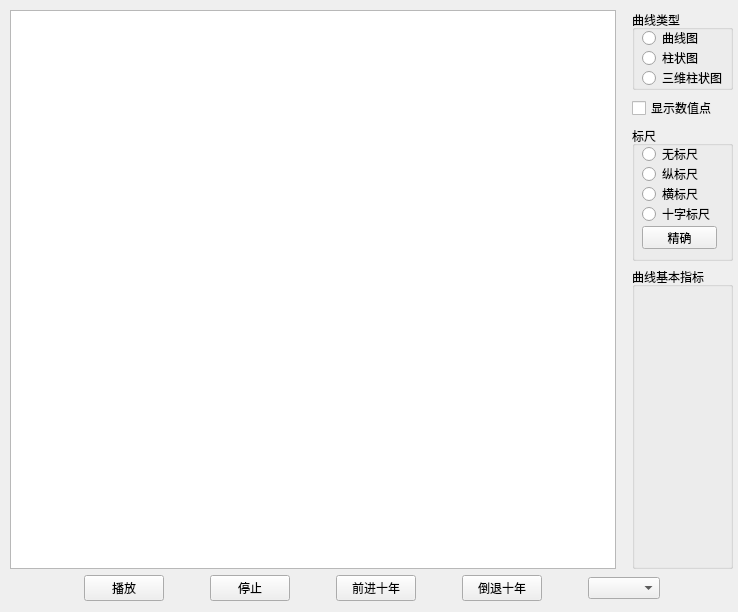
<?xml version="1.0" encoding="UTF-8"?>
<ui version="4.0">
 <class>LineType1</class>
 <widget class="QWidget" name="LineType1">
  <property name="geometry">
   <rect>
    <x>0</x>
    <y>0</y>
    <width>738</width>
    <height>612</height>
   </rect>
  </property>
  <property name="windowTitle">
   <string>Form</string>
  </property>
  <widget class="QWidget" name="verticalLayoutWidget">
   <property name="geometry">
    <rect>
     <x>0</x>
     <y>0</y>
     <width>743</width>
     <height>611</height>
    </rect>
   </property>
   <layout class="QVBoxLayout" name="verticalLayout_Main">
    <item>
     <widget class="QWidget" name="widget" native="true">
      <layout class="QVBoxLayout" name="verticalLayout_4">
       <property name="margin">
        <number>10</number>
       </property>
       <item>
        <layout class="QHBoxLayout" name="horizontalLayout_2" stretch="3,0">
         <item>
          <layout class="QVBoxLayout" name="verticalLayout_5" stretch="0">
           <property name="sizeConstraint">
            <enum>QLayout::SetDefaultConstraint</enum>
           </property>
           <property name="leftMargin">
            <number>0</number>
           </property>
           <property name="topMargin">
            <number>0</number>
           </property>
           <property name="rightMargin">
            <number>10</number>
           </property>
           <property name="bottomMargin">
            <number>0</number>
           </property>
           <item>
            <widget class="GraphView" name="graphicsView">
             <property name="sizePolicy">
              <sizepolicy hsizetype="Preferred" vsizetype="Expanding">
               <horstretch>0</horstretch>
               <verstretch>0</verstretch>
              </sizepolicy>
             </property>
             <property name="minimumSize">
              <size>
               <width>0</width>
               <height>0</height>
              </size>
             </property>
             <property name="verticalScrollBarPolicy">
              <enum>Qt::ScrollBarAlwaysOff</enum>
             </property>
             <property name="horizontalScrollBarPolicy">
              <enum>Qt::ScrollBarAlwaysOff</enum>
             </property>
             <property name="transformationAnchor">
              <enum>QGraphicsView::AnchorUnderMouse</enum>
             </property>
             <property name="resizeAnchor">
              <enum>QGraphicsView::NoAnchor</enum>
             </property>
             <property name="viewportUpdateMode">
              <enum>QGraphicsView::SmartViewportUpdate</enum>
             </property>
            </widget>
           </item>
          </layout>
         </item>
         <item>
          <layout class="QVBoxLayout" name="verticalLayout_6">
           <item>
            <widget class="QGroupBox" name="groupBox_3">
             <property name="sizePolicy">
              <sizepolicy hsizetype="Minimum" vsizetype="Fixed">
               <horstretch>0</horstretch>
               <verstretch>0</verstretch>
              </sizepolicy>
             </property>
             <property name="minimumSize">
              <size>
               <width>10</width>
               <height>80</height>
              </size>
             </property>
             <property name="title">
              <string>曲线类型</string>
             </property>
             <widget class="QRadioButton" name="radioCurve">
              <property name="geometry">
               <rect>
                <x>10</x>
                <y>20</y>
                <width>61</width>
                <height>16</height>
               </rect>
              </property>
              <property name="text">
               <string>曲线图</string>
              </property>
             </widget>
             <widget class="QRadioButton" name="radioBar">
              <property name="geometry">
               <rect>
                <x>10</x>
                <y>40</y>
                <width>71</width>
                <height>16</height>
               </rect>
              </property>
              <property name="text">
               <string>柱状图</string>
              </property>
             </widget>
             <widget class="QRadioButton" name="radio3DBar">
              <property name="geometry">
               <rect>
                <x>10</x>
                <y>60</y>
                <width>89</width>
                <height>16</height>
               </rect>
              </property>
              <property name="text">
               <string>三维柱状图</string>
              </property>
             </widget>
            </widget>
           </item>
           <item>
            <widget class="QCheckBox" name="checkBox">
             <property name="text">
              <string>显示数值点</string>
             </property>
            </widget>
           </item>
           <item>
            <widget class="QGroupBox" name="groupBox_4">
             <property name="sizePolicy">
              <sizepolicy hsizetype="Minimum" vsizetype="Fixed">
               <horstretch>0</horstretch>
               <verstretch>0</verstretch>
              </sizepolicy>
             </property>
             <property name="minimumSize">
              <size>
               <width>100</width>
               <height>135</height>
              </size>
             </property>
             <property name="title">
              <string>标尺</string>
             </property>
             <widget class="QPushButton" name="ViewDataButton">
              <property name="geometry">
               <rect>
                <x>10</x>
                <y>100</y>
                <width>75</width>
                <height>23</height>
               </rect>
              </property>
              <property name="text">
               <string>精确</string>
              </property>
             </widget>
             <widget class="QRadioButton" name="VLineButton">
              <property name="geometry">
               <rect>
                <x>10</x>
                <y>40</y>
                <width>89</width>
                <height>16</height>
               </rect>
              </property>
              <property name="text">
               <string>纵标尺</string>
              </property>
             </widget>
             <widget class="QRadioButton" name="HLineButton">
              <property name="geometry">
               <rect>
                <x>10</x>
                <y>60</y>
                <width>89</width>
                <height>16</height>
               </rect>
              </property>
              <property name="text">
               <string>横标尺</string>
              </property>
             </widget>
             <widget class="QRadioButton" name="DualLineButton">
              <property name="geometry">
               <rect>
                <x>10</x>
                <y>80</y>
                <width>89</width>
                <height>16</height>
               </rect>
              </property>
              <property name="text">
               <string>十字标尺</string>
              </property>
             </widget>
             <widget class="QRadioButton" name="NoLineButton">
              <property name="geometry">
               <rect>
                <x>10</x>
                <y>20</y>
                <width>89</width>
                <height>16</height>
               </rect>
              </property>
              <property name="text">
               <string>无标尺</string>
              </property>
             </widget>
            </widget>
           </item>
           <item>
            <widget class="QGroupBox" name="groupBox">
             <property name="sizePolicy">
              <sizepolicy hsizetype="Expanding" vsizetype="Expanding">
               <horstretch>0</horstretch>
               <verstretch>0</verstretch>
              </sizepolicy>
             </property>
             <property name="minimumSize">
              <size>
               <width>0</width>
               <height>220</height>
              </size>
             </property>
             <property name="title">
              <string>曲线基本指标</string>
             </property>
             <widget class="QWidget" name="verticalLayoutWidget_2">
              <property name="geometry">
               <rect>
                <x>20</x>
                <y>20</y>
                <width>61</width>
                <height>111</height>
               </rect>
              </property>
              <layout class="QVBoxLayout" name="verticalLayout">
               <property name="spacing">
                <number>10</number>
               </property>
               <property name="margin">
                <number>5</number>
               </property>
              </layout>
             </widget>
            </widget>
           </item>
          </layout>
         </item>
        </layout>
       </item>
       <item>
        <layout class="QHBoxLayout" name="horizontalLayout">
         <item>
          <spacer name="horizontalSpacer">
           <property name="orientation">
            <enum>Qt::Horizontal</enum>
           </property>
           <property name="sizeHint" stdset="0">
            <size>
             <width>40</width>
             <height>20</height>
            </size>
           </property>
          </spacer>
         </item>
         <item>
          <widget class="QPushButton" name="PlayButton">
           <property name="text">
            <string>播放</string>
           </property>
          </widget>
         </item>
         <item>
          <spacer name="horizontalSpacer_2">
           <property name="orientation">
            <enum>Qt::Horizontal</enum>
           </property>
           <property name="sizeType">
            <enum>QSizePolicy::Fixed</enum>
           </property>
           <property name="sizeHint" stdset="0">
            <size>
             <width>40</width>
             <height>20</height>
            </size>
           </property>
          </spacer>
         </item>
         <item>
          <widget class="QPushButton" name="StopButton">
           <property name="text">
            <string>停止</string>
           </property>
          </widget>
         </item>
         <item>
          <spacer name="horizontalSpacer_3">
           <property name="orientation">
            <enum>Qt::Horizontal</enum>
           </property>
           <property name="sizeType">
            <enum>QSizePolicy::Fixed</enum>
           </property>
           <property name="sizeHint" stdset="0">
            <size>
             <width>40</width>
             <height>20</height>
            </size>
           </property>
          </spacer>
         </item>
         <item>
          <widget class="QPushButton" name="Advance10Button">
           <property name="text">
            <string>前进十年</string>
           </property>
          </widget>
         </item>
         <item>
          <spacer name="horizontalSpacer_4">
           <property name="orientation">
            <enum>Qt::Horizontal</enum>
           </property>
           <property name="sizeType">
            <enum>QSizePolicy::Fixed</enum>
           </property>
           <property name="sizeHint" stdset="0">
            <size>
             <width>40</width>
             <height>20</height>
            </size>
           </property>
          </spacer>
         </item>
         <item>
          <widget class="QPushButton" name="Back10Button">
           <property name="text">
            <string>倒退十年</string>
           </property>
          </widget>
         </item>
         <item>
          <spacer name="horizontalSpacer_6">
           <property name="orientation">
            <enum>Qt::Horizontal</enum>
           </property>
           <property name="sizeType">
            <enum>QSizePolicy::Fixed</enum>
           </property>
           <property name="sizeHint" stdset="0">
            <size>
             <width>40</width>
             <height>20</height>
            </size>
           </property>
          </spacer>
         </item>
         <item>
          <widget class="QComboBox" name="comboBox"/>
         </item>
         <item>
          <spacer name="horizontalSpacer_5">
           <property name="orientation">
            <enum>Qt::Horizontal</enum>
           </property>
           <property name="sizeHint" stdset="0">
            <size>
             <width>40</width>
             <height>20</height>
            </size>
           </property>
          </spacer>
         </item>
        </layout>
       </item>
      </layout>
     </widget>
    </item>
   </layout>
  </widget>
 </widget>
 <customwidgets>
  <customwidget>
   <class>GraphView</class>
   <extends>QGraphicsView</extends>
   <header>graphview.h</header>
  </customwidget>
 </customwidgets>
 <resources/>
 <connections/>
</ui>
